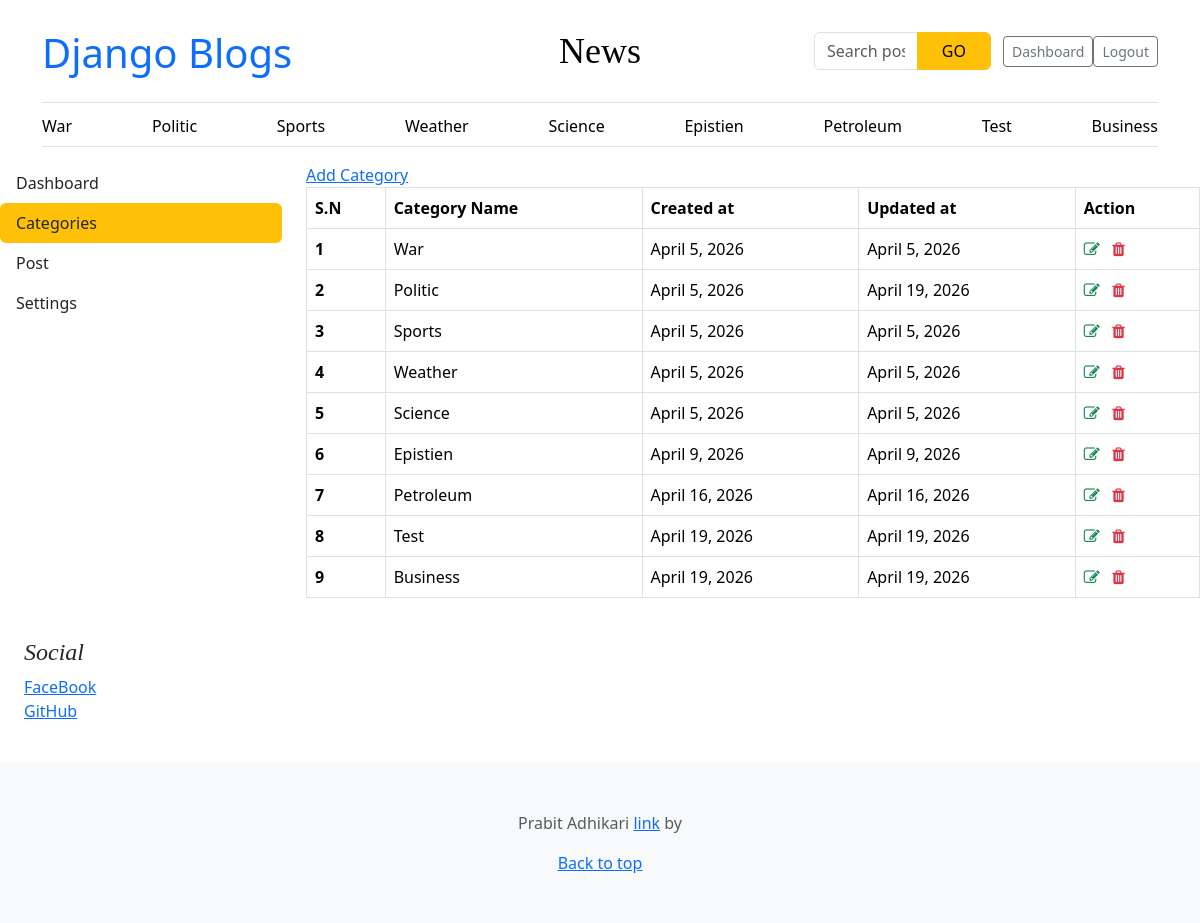
Screenshot of /dashboard/categories/ (signed in) with the database file from the repository.
### blog/models.py (models this page shows, shortened)
class Category(models.Model):
    category_name = models.CharField(max_length=1000, unique=True)
    created_at = models.DateField(auto_now_add=True)
    updated_at = models.DateField(auto_now=True)
    class Meta:
        verbose_name_plural = 'categories'
    def __str__(self):
        return f'{self.category_name}'

### about/models.py (models this page shows, shortened)
class Socials(models.Model):
    name = models.CharField(max_length=50)
    link = models.URLField(max_length=500)
    class Meta:
        verbose_name_plural = 'Social Media'

### dashboard/views.py (the view)
# urls.py: path('dashboard/categories/', views.categories, name='categories'),
@login_required(login_url='login')
def categories(request):
   categories = Category.objects.all()
   context = {
       'categories': categories
   }
   return render(request, 'dashboard/categories.html', context)

### blog/context_processors.py (called while the page is built)
def get_categories(request):
    categories = Category.objects.all()
    return dict(categories=categories)

def get_socials(request):
    socials = Socials.objects.all()
    return dict(socials=socials)

### blog/templates/dashboard/categories.html (shortened to what this page needs)
{% extends 'base.html' %} {% block content%}
<div class="row">
  {% include 'dashboard/sidebar.html' %}
  <div class="col-md-9">
    <div class="tab-content" id="v-pills-tabContent">
      <a href="{% url 'add_category' %}">Add Category</a>
      <table class="table table-hover table-bordered">
        <thead>
          <tr>
            <th scope="col">S.N</th>
            <th scope="col">Category Name</th>
            <th scope="col">Created at</th>
            <th scope="col">Updated at</th>
            <th scope="col">Action</th>
          </tr>
        </thead>
        <tbody>
          {% for cat in categories %}
          <tr>
            <th scope="row">{{forloop.counter}}</th>
            <td>{{cat.category_name}}</td>
            <td>{{cat.created_at}}</td>
            <td>{{cat.updated_at}}</td>
            <td>
              <a href="{% url 'edit_category' cat.id %}"
                ><i class="fa fa-edit text-success"></i
              ></a>
              <a href="{% url 'delete_category' cat.id %}"
                ><i class="fa fa-trash text-danger" aria-hidden="true"></i
              ></a>
            </td>
          </tr>
          {% endfor %}
        </tbody>
      </table>
    </div>
  </div>
</div>
{% endblock%}

### blog/templates/base.html (shortened to what this page needs)
{% load static%}
<!doctype html>
<html lang="en" data-bs-theme="auto">
  <head>
    <link
      href="https://cdn.jsdelivr.net/npm/bootstrap@5.3.8/dist/css/bootstrap.min.css"
      rel="stylesheet"
    />
    <link href="{% static 'css/blog.css' %}" rel="stylesheet" />
    <link href="{% static 'css/blog.css' %}" rel="stylesheet" />
    <link
      rel="stylesheet"
      href="https://cdnjs.cloudflare.com/ajax/libs/font-awesome/4.7.0/css/font-awesome.min.css"
    />
  </head>
  <body>
    <div class="container">
      <header class="border-bottom lh-1 py-3">
        <div class="row flex-nowrap justify-content-between align-items-center">
          <div class="col-4 pt-1 fs-1">
            <a href="{% url 'home' %}" style="text-decoration: none"
              >Django Blogs</a
            >
          </div>
          <div class="col-4 text-center">
            <a
              class="blog-header-logo text-body-emphasis text-decoration-none"
              href="#"
              >News</a
            >
          </div>
          <div class="col-4 d-flex justify-content-end align-items-center">
            <div class="container py-3">
              <form
                action="{% url 'search' %}"
                method="GET"
                class="d-flex justify-content-center"
                id="search-bar"
              >
                <div class="input-group" style="max-width: 500px">
                  <input
                    type="text"
                    class="form-control"
                    placeholder="Search posts..."
                    name="keyword"
                  />
                  <button class="btn btn-warning px-4" type="submit">GO</button>
                </div>
              </form>
            </div>
            {% if user.is_authenticated %}
            <a
              class="btn btn-sm btn-outline-secondary"
              href="{% url 'dashboard' %}"
              >Dashboard</a
            >
            <a
              class="btn btn-sm btn-outline-secondary"
              href="{% url 'logout' %}"
              >Logout</a
            >
            {% endif %}
          </div>
        </div>
      </header>
      <div class="nav-scroller py-1 mb-3 border-bottom">
        <nav class="nav nav-underline justify-content-between">
          {% if categories %} {% for cat in categories %}
          <a
            class="nav-item nav-link link-body-emphasis"
            href="{% url 'post_by_category' cat.id %}"
            >{{cat}}</a
          >
          {%endfor%} {% endif %}
        </nav>
      </div>
    </div>
    {% block content%} {% endblock %}
    <div class="p-4">
      <h4 class="fst-italic">Social</h4>
      <ol class="list-unstyled">
        {% for account in socials %}
        <li><a href="{{account.link}}">{{account.name}}</a></li>
        {% endfor %}
      </ol>
    </div>
    <footer class="py-5 text-center text-body-secondary bg-body-tertiary">
      <p>
        Prabit Adhikari
        <a href="https://getbootstrap.com/">link</a> by
      </p>
      <p class="mb-0"><a href="#">Back to top</a></p>
    </footer>
  </body>
</html>

### static/css/blog.css (style rules this page uses)
.blog-header-logo { font-family: "Playfair Display", Georgia, "Times New Roman", serif ; font-size: 2.25rem; }
h1, h2, h3, h4, h5, h6 { font-family: "Playfair Display", Georgia, "Times New Roman", serif ; }

### blog/templates/base.html (style rules this page uses)
.nav-scroller { position: relative; z-index: 2; height: 2.75rem; overflow-y: hidden; }
.nav-scroller .nav { display: flex; flex-wrap: nowrap; padding-bottom: 1rem; margin-top: -1px; overflow-x: auto; text-align: center; white-space: nowrap; -webkit-overflow-scrolling: touch; }

### rows the page displays
Category: category_name "War", created_at "April 5, 2026", updated_at "April 5, 2026"
Category: category_name "Politic", created_at "April 5, 2026", updated_at "April 19, 2026"
Category: category_name "Sports", created_at "April 5, 2026", updated_at "April 5, 2026"
Category: category_name "Weather", created_at "April 5, 2026", updated_at "April 5, 2026"
Category: category_name "Science", created_at "April 5, 2026", updated_at "April 5, 2026"
Category: category_name "Epistien", created_at "April 9, 2026", updated_at "April 9, 2026"
Category: category_name "Petroleum", created_at "April 16, 2026", updated_at "April 16, 2026"
Category: category_name "Test", created_at "April 19, 2026", updated_at "April 19, 2026"
Category: category_name "Business", created_at "April 19, 2026", updated_at "April 19, 2026"
Socials: name "FaceBook"
Socials: name "GitHub"
